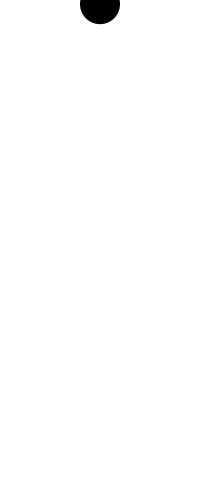
Frame 1 (no input)
Frame 60 (the mouse pressed at the canvas centre just before this capture): blank canvas, image omitted
Frame 120 (the mouse held since frame 60 and released just before this capture): blank canvas, image omitted

The Processing sketch that drew this single still picture (run headless with seeded random() and noise(); from frame 60 on, the mouse is pressed at the canvas centre):

// Processing sketch: ball_y1
// ── ball_y1.pde
final float gravity = 9.8 / 60;
float y,y0=0,vy,x=100,d=40,vy0=4;
int fps=60;

void setup() {
    size(200, 480);
    noStroke();
    fill(0, 0, 0);
    y = y0;
    vy = vy0;
    frameRate(fps);
}

void draw() {
    vy += gravity;
    y += vy;
    background(255, 255, 255);
    ellipse(x, y, d, d);
}
